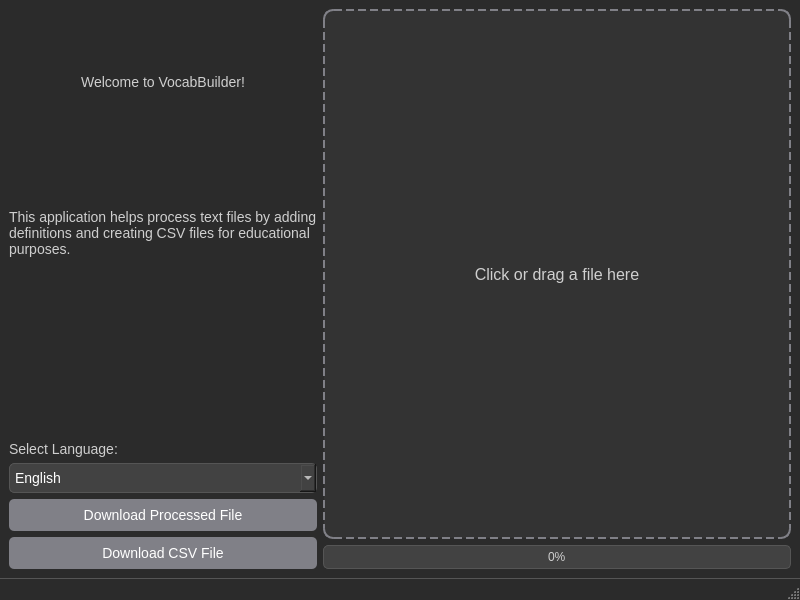
<?xml version="1.0" encoding="UTF-8"?>
<ui version="4.0">
 <class>MainWindow</class>
 <widget class="QMainWindow" name="MainWindow">
  <property name="geometry">
   <rect>
    <x>0</x>
    <y>0</y>
    <width>800</width>
    <height>600</height>
   </rect>
  </property>
  <property name="windowTitle">
   <string>VocabBuilder</string>
  </property>
  <property name="styleSheet">
   <string notr="true">/* General Styling */
QMainWindow {
    background-color: #2b2b2b;
    color: #ffffff;
}

/* Buttons */
QPushButton {
    background-color: #808087;
    color: white;
    border-radius: 5px;
    padding: 8px;
    font-size: 14px;
}
QPushButton:hover {
    background-color: #6B6B70;
}
QPushButton:pressed {
    background-color: #575759;
}

/* ComboBox */
QComboBox {
    background-color: #424242;
    color: white;
    border: 1px solid #555;
    border-radius: 5px;
    padding: 5px;
    font-size: 14px;
}
QComboBox:hover {
    border: 1px solid #808087;
}

/* Labels */
QLabel {
    color: #cfcfcf;
    font-size: 14px;
}

/* Progress Bar */
QProgressBar {
    background-color: #424242;
    border: 1px solid #555;
    border-radius: 5px;
    text-align: center;
    color: #cfcfcf;
}
QProgressBar::chunk {
    background-color: #4caf50;
}

/* Drag and Drop Frame */
QFrame#dragDropFrame {
    background-color: #333;
    border: 2px dashed #808087;
    border-radius: 10px;
}
QFrame#dragDropFrame:hover {
    border: 2px dashed #6B6B70;
}

/* Drag and Drop Button */
QPushButton#selectFileButton {
    background-color: transparent;
    color: #cfcfcf;
    font-size: 16px;
    border: none;
}
QPushButton#selectFileButton:hover {
    color: #ffffff;
}

/* Status Bar */
QStatusBar {
    background-color: #2b2b2b;
    color: #cfcfcf;
    border-top: 1px solid #555;
}
</string>
  </property>
  <widget class="QWidget" name="centralwidget">
   <layout class="QHBoxLayout" name="horizontalLayout">
    <item>
     <layout class="QVBoxLayout" name="leftLayout">
      <item>
       <widget class="QLabel" name="welcomeLabel">
        <property name="text">
         <string>Welcome to VocabBuilder!</string>
        </property>
        <property name="alignment">
         <set>Qt::AlignmentFlag::AlignCenter</set>
        </property>
        <property name="indent">
         <number>-1</number>
        </property>
       </widget>
      </item>
      <item>
       <widget class="QLabel" name="descriptionLabel">
        <property name="text">
         <string>This application helps process text files by adding definitions and creating CSV files for educational purposes.</string>
        </property>
        <property name="wordWrap">
         <bool>true</bool>
        </property>
       </widget>
      </item>
      <item>
       <widget class="QLabel" name="languageLabel">
        <property name="text">
         <string>Select Language:</string>
        </property>
        <property name="alignment">
         <set>Qt::AlignmentFlag::AlignBottom|Qt::AlignmentFlag::AlignLeading|Qt::AlignmentFlag::AlignLeft</set>
        </property>
       </widget>
      </item>
      <item>
       <widget class="QComboBox" name="languageComboBox">
        <item>
         <property name="text">
          <string>English</string>
         </property>
        </item>
       </widget>
      </item>
      <item>
       <widget class="QPushButton" name="downloadProcessedButton">
        <property name="text">
         <string>Download Processed File</string>
        </property>
       </widget>
      </item>
      <item>
       <widget class="QPushButton" name="downloadCSVButton">
        <property name="text">
         <string>Download CSV File</string>
        </property>
       </widget>
      </item>
     </layout>
    </item>
    <item>
     <layout class="QVBoxLayout" name="rightLayout">
      <item>
       <widget class="QFrame" name="dragDropFrame">
        <property name="toolTip">
         <string>Drag the file here or click to select</string>
        </property>
        <property name="frameShape">
         <enum>QFrame::Shape::StyledPanel</enum>
        </property>
        <property name="frameShadow">
         <enum>QFrame::Shadow::Raised</enum>
        </property>
        <layout class="QVBoxLayout" name="dragDropLayout">
         <item>
          <widget class="QPushButton" name="selectFileButton">
           <property name="minimumSize">
            <size>
             <width>0</width>
             <height>250</height>
            </size>
           </property>
           <property name="toolTip">
            <string>Select a file for processing</string>
           </property>
           <property name="text">
            <string>Click or drag a file here</string>
           </property>
          </widget>
         </item>
        </layout>
       </widget>
      </item>
      <item>
       <widget class="QProgressBar" name="progressBar">
        <property name="value">
         <number>0</number>
        </property>
        <property name="textVisible">
         <bool>true</bool>
        </property>
       </widget>
      </item>
     </layout>
    </item>
   </layout>
  </widget>
  <widget class="QStatusBar" name="statusbar"/>
 </widget>
 <resources/>
 <connections/>
</ui>
